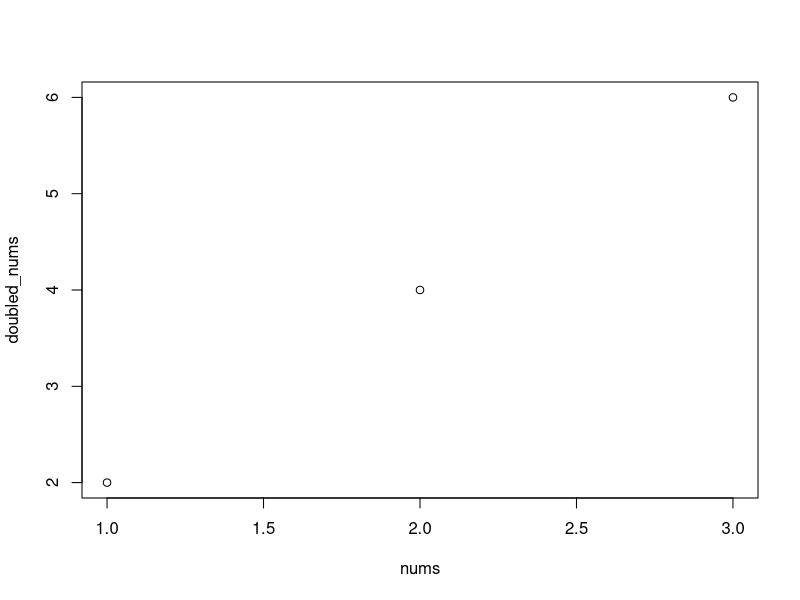

Reproduce this figure in R.
# one can run this script with Rscript simple_plot.r from the command line
# it seems to create an Rplots.pdf file that contains the resulting visualization

nums = c(1,2,3)
doubled_nums = nums * 2
plot(nums,doubled_nums)
